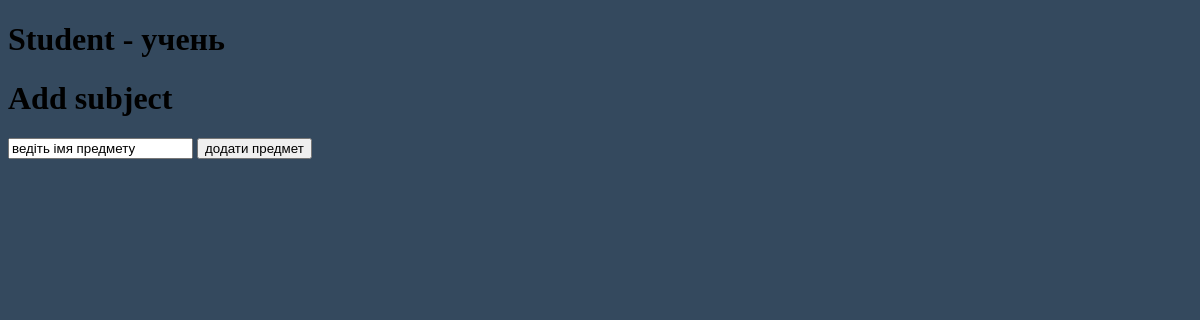
The page /greate_subgect/3 on the database as committed earlier.
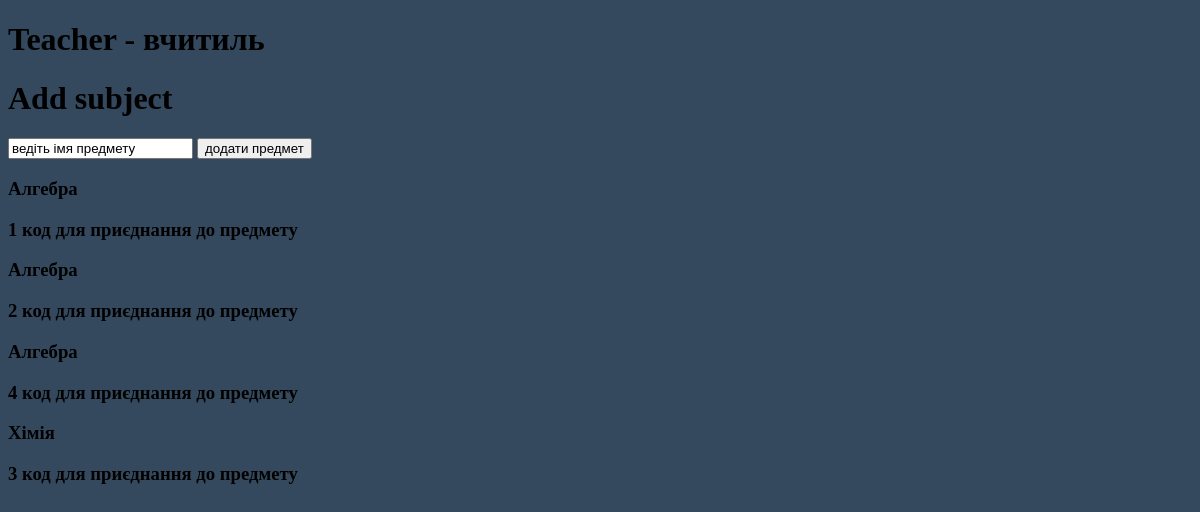
The same page on the database as committed later.
### app.py (models this page shows, shortened)
class Account(db.Model):
    id = db.Column(db.Integer, primary_key=True)
    full_name = db.Column(db.String(100), nullable=False)
    email = db.Column(db.String(30), nullable=False, unique=True)
    role = db.Column(db.String(30), nullable=False)
    password = db.Column(db.String(100), nullable=False)

class Subject(db.Model):
    id = db.Column(db.Integer, primary_key=True)
    subject_name = db.Column(db.String(100), nullable=False)
    teacher_id = db.Column(db.Integer)

### app.py (the view, shortened to what this page needs)
@app.route("/greate_subgect/<int:id>", methods=['POST', 'GET'])
def greate_subgect(id):
    account = Account.query.get(id)
    print(account.role)
    if account.role == "вчитиль":
        try:
            subjects = Subject.query.filter_by(teacher_id=id).order_by(Subject.subject_name).all()
            return render_template("greate_subgect.html", account=account, subjects=subjects)
        except:
            return render_template("greate_subgect.html", account=account)
    elif account.role == "учень":
        if request.method == "POST":
            subject_id = request.form["subject_name"]
            subject_name = Subject.query.get(subject_id).subject_name
            ss = StudentSubject(subject_id=subject_id, user_id=id, subject_name=subject_name)
            db.session.add(ss)
            db.session.commit()
            sss = StudentSubject.query.filter_by(user_id=id).all()
            return render_template("greate_subgect.html", account=account, sss=sss)
    return render_template("greate_subgect.html", account=account) # Додайте цей рядок

### templates/greate_subgect.html (shortened to what this page needs)
{% extends 'base.html' %}
{% block body %}
    <h1>{{ account.full_name }} - {{account.role}}</h1>
<form method="post">
    <h1>Add subject</h1>
    <input type="text" name="subject_name" value="ведіть імя предмету">
    <input type="submit" value="додати предмет">
</form>
{% if subjects %}
{% for subject in subjects %}
<h3>{{subject.subject_name}}</h3>
<h3>{{subject.id}} код для приєднання до предмету</h3>
{% endfor %}
{% elif sss %}
{% for ss in sss %}
<h3>{{ss.subject_name}}</h3>
{% endfor %}
{% endif %}
{% endblock %}

Rows that differ between the two databases and show on the page:
changed Account: full_name "Student" → "Teacher"; role "учень" → "вчитиль"
now on this page (row edited): Subject: subject_name "Алгебра", id "1"
now on this page (row edited): Subject: subject_name "Алгебра", id "2"
added Subject: subject_name "Алгебра", id "4"
now on this page (row edited): Subject: subject_name "Хімія", id "3"
